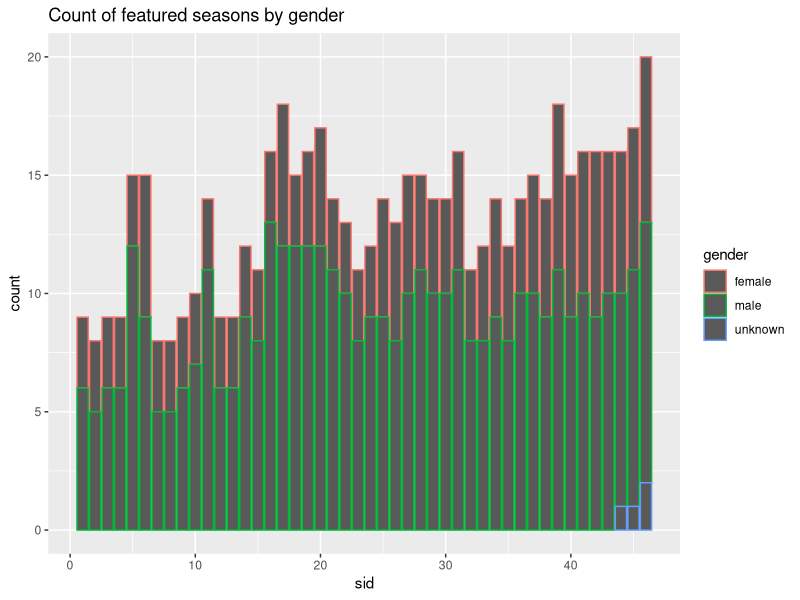

The R script that drew this image:
## ---- chunk 1
#| label: setup
#| warning: false
#| message: false

library(tidyverse)
library(ggplot2)

knitr::opts_chunk$set(echo = TRUE, warning=FALSE, message=FALSE)
## ---- chunk 2
library(readr)
snl_actors_df <- read_csv("_data/snl_actors.csv")
snl_casts_df <- read_csv("_data/snl_casts.csv")
snl_seasons_df <- read_csv("_data/snl_seasons.csv")
head(snl_actors_df)
head(snl_casts_df)
head(snl_seasons_df)
## ---- chunk 3
# Understanding the column names of the 3 data sets
colnames(snl_actors_df)
colnames(snl_casts_df)
colnames(snl_seasons_df)
## ---- chunk 4
# Understanding the dimensions of the dataset 
dim(snl_actors_df)
dim(snl_casts_df)
dim(snl_seasons_df)
## ---- chunk 5
# Identifying the data types of the columns
sapply(snl_actors_df, class)
table(sapply(snl_actors_df, function(x) typeof(x)))

sapply(snl_seasons_df, class)
table(sapply(snl_seasons_df, function(x) typeof(x)))


sapply(snl_casts_df, class)
table(sapply(snl_casts_df, function(x) typeof(x)))
## ---- chunk 6
sum(is.na(snl_actors_df))
## ---- chunk 7
sum(is.na(snl_casts_df))
## ---- chunk 8
sum(is.na(snl_seasons_df))
## ---- chunk 9
#snl_actors_df<- na.omit(snl_actors_df)
#snl_casts_df<- na.omit(snl_casts_df)
## ---- chunk 10
snl_actors_df <- snl_actors_df %>%
  rename("Appearence Type"= "type")
head(snl_actors_df)

## ---- chunk 11
snl_seasons_casts <- snl_seasons_df %>% 
  left_join(snl_casts_df, by = "sid")
snl_seasons_casts
## ---- chunk 12
colnames(snl_seasons_casts)
## ---- chunk 13
snl_actors_casts_seasons <- snl_actors_df %>% 
  left_join(snl_seasons_casts, by = "aid")
snl_actors_casts_seasons
## ---- chunk 14
colnames(snl_actors_casts_seasons)
## ---- chunk 15
snl_actors_casts_seasons %>%
  ggplot(aes(sid,col=gender)) +
  geom_bar() + 
  labs(title = "Count of featured seasons by gender")
## ---- chunk 16

snl_actors_casts_seasons %>% filter(year >= 2005) %>%filter(sid >= 5) 

